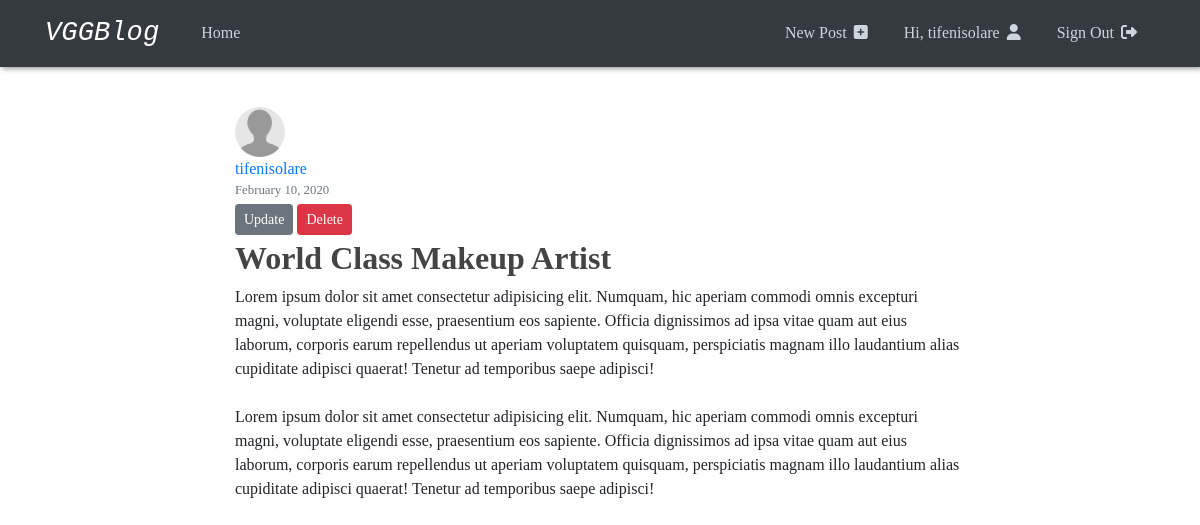
Page /post/3 (signed in) on the committed database.
### vggblog/models.py (models this page shows, shortened)
class User(db.Model, UserMixin):
  id = db.Column(db.Integer, primary_key=True)
  username = db.Column(db.String(20), unique=True, nullable=False)
  image_file = db.Column(db.String(20), nullable=False, default='default.jpg')
  password = db.Column(db.String(60), nullable=False)
  posts = db.relationship('Post', backref='author', lazy=True)

class Post(db.Model):
  id = db.Column(db.Integer, primary_key=True)
  title = db.Column(db.String(100), nullable=False)
  date_posted = db.Column(db.DateTime, nullable=False, default=datetime.utcnow)
  content = db.Column(db.Text, nullable=False)
  user_id = db.Column(db.Integer, db.ForeignKey('user.id'), nullable=False)

### vggblog/routes.py (the view)
@app.route('/post/<int:post_id>')
def post(post_id):
  post = Post.query.get_or_404(post_id)
  return render_template('post.html', title=post.title, post=post)

### vggblog/models.py (called while the page is built)
@login_manager.user_loader
def load_user(user_id):
  return User.query.get(int(user_id))

### vggblog/templates/post.html (shortened to what this page needs)
{% extends "layout.html" %}
{% block content %}
  <article class="content-section">
    <img class="rounded-circle article-img" src="{{url_for('static', filename='profile_pics/' + post.author.image_file)}}" alt="">
    <div class="media-body">
      <div class="article-metadata">
        <a class="mr-2" href="#">{{ post.author.username }}</a>
        <small class="text-muted">{{ post.date_posted.strftime('%B %d, %Y') }}</small>
        {% if post.author == current_user %}
          <div>
            <a class="btn btn-secondary btn-sm mt-1 mb-1" href="{{ url_for('update_post', post_id=post.id) }}" role="button">Update</a>
            <button type="button" class="btn btn-danger btn-sm" data-toggle="modal" data-target="#deleteModal">Delete</button>
          </div>
        {% endif %}
      </div>
      <h2 class="article-title">{{ post.title }}</h2>
      <p class="article-content">{{ post.content }}</p>
    </div>
  </article>
{% endblock content %}

### vggblog/templates/layout.html (shortened to what this page needs)
<!DOCTYPE html>
<html lang="en">
  <head>
    <link
      rel="stylesheet"
      href="https://stackpath.bootstrapcdn.com/bootstrap/4.4.1/css/bootstrap.min.css"
    />
    <link rel="stylesheet" type="text/css" href="{{ url_for('static', filename='main.css') }}">
  </head>
  <body>
    <header class="site-header">
      <nav class="navbar navbar-expand-md navbar-dark bg-dark">
        <div class="container">
          <a class="navbar-brand mr-4" href="{{ url_for('home') }}">VGGBlog</a>
          <div class="collapse navbar-collapse" id="navbarToggle">
            <div class="navbar-nav mr-auto">
              <a class="nav-item nav-link" href="{{ url_for('home') }}">Home</a>
            </div>
            <div class="navbar-nav">
              {% if current_user.is_authenticated %}
              <a class="nav-item nav-link" href="{{ url_for('new_post') }}">New Post <i class="fas fa-plus-square"></i></a>
              <a class="nav-item nav-link" href="{{ url_for('account') }}">Hi, {{current_user.username}} <i class="fas fa-user"></i></a s>
              <a class="nav-item nav-link" href="{{ url_for('logout') }}">Sign Out <i class="fas fa-sign-out-alt"></i></a>
              {% else %}
              <a class="nav-item nav-link" href="{{ url_for('login') }}">Sign In <i class="fas fa-sign-in-alt"></i></a>
              <a class="nav-item nav-link" href="{{ url_for('register') }}">Become a Member <i class="fas fa-hand-point-right"></i></a>
              {% endif %}
            </div>
          </div>
        </div>
      </nav>
    </header>
    <main role="main" class="container">
    <div class="row">
      <div class="col-md-8 mx-auto">
        {% block content %}{% endblock %}
      </div>
    </div>
    </main>
  </body>
</html>

### vggblog/static/main.css (style rules this page uses)
body { font-family: Cambria, Cochin, Georgia, Times, 'Times New Roman', serif; }
h1, h2, h3, h4, h5, h6 { color: #444444; }
header { position: sticky; top: 0; z-index: 50; box-shadow: 2px 2px 5px rgb(161, 163, 163); }
.site-header .navbar-brand { font-family: 'Cookie', cursive; font-family: 'Courier New', Courier, monospace; font-style: italic; font-size: 1.7rem; }
.site-header .navbar-nav .nav-link { color: #cbd5db; margin: 0 10px; }
.site-header .navbar-nav i { margin-left: 3px; }
main { margin-top: 2.5rem; }
.article-title { color: #444444; font-weight: bold; }
.article-content { white-space: pre-line; }
.article-img { height: 50px; width: 50px; margin-right: 16px; }
.article-metadata { display: flex; flex-direction: column; }

### rows in the picture
User: username "tifenisolare", image_file (placeholder picture), author.username "tifenisolare"
Post: date_posted "February 10, 2020", title "World Class Makeup Artist", content "Lorem ipsum dolor sit amet consectetur adipisicing elit. Numquam, hic aperiam commodi omnis excepturi magni, voluptate eligendi esse, praesentium eos sapiente. Officia dignissimos ad ipsa vitae quam aut eius laborum, corporis earum repellendus ut aperiam voluptatem quisquam, perspiciatis magnam illo laudantium alias cupiditate adipisci quaerat! Tenetur ad temporibus saepe adipisci! Lorem ipsum dolor sit amet consectetur adipisicing elit. Numquam, hic aperiam commodi omnis excepturi magni, voluptate eligendi esse, praesentium eos sapiente. Officia dignissimos ad ipsa vitae quam aut eius laborum, corporis earum repellendus ut aperiam voluptatem quisquam, perspiciatis magnam illo laudantium…"
